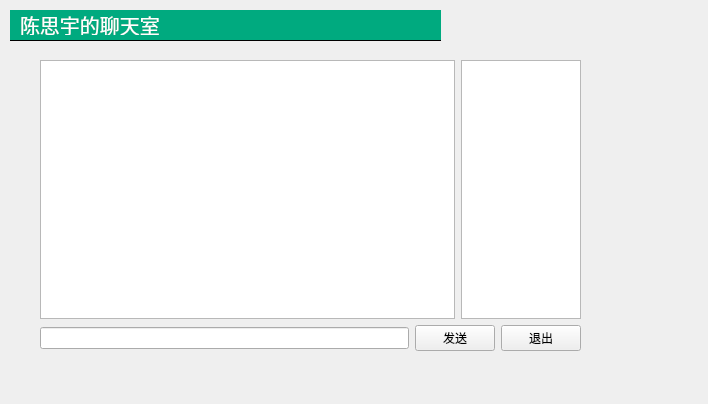
<?xml version="1.0" encoding="UTF-8"?>
<ui version="4.0">
 <class>MainWindow</class>
 <widget class="QMainWindow" name="MainWindow">
  <property name="geometry">
   <rect>
    <x>0</x>
    <y>0</y>
    <width>708</width>
    <height>404</height>
   </rect>
  </property>
  <property name="windowTitle">
   <string>聊天室客户端</string>
  </property>
  <property name="styleSheet">
   <string notr="true">#titleLabel{
background: white;
color :blue;
font-size: 20px;
border:none;
border-bottom: 1px solid black;
padding: 5px;
font：24pt&quot;黑体&quot;;
color:rgb(255,255,255);
background-color:rgba(0,170,127,255);
}

#mainFrame{
border:none;
background: white;
}

#loeinFrame{
background: qlineargradient(x1:0, y1:0, x2:0, y2: 1,stop:0#ddf,stop: 1 #aaf);
border: 1px soid gray;
padding: 10px;
borderradius: 25px;
}
</string>
  </property>
  <widget class="QWidget" name="centralwidget">
   <widget class="QLabel" name="titleLabel">
    <property name="geometry">
     <rect>
      <x>10</x>
      <y>10</y>
      <width>431</width>
      <height>31</height>
     </rect>
    </property>
    <property name="text">
     <string>陈思宇的聊天室</string>
    </property>
   </widget>
   <widget class="QStackedWidget" name="stackedWidget">
    <property name="geometry">
     <rect>
      <x>10</x>
      <y>40</y>
      <width>611</width>
      <height>321</height>
     </rect>
    </property>
    <property name="currentIndex">
     <number>1</number>
    </property>
    <widget class="QWidget" name="loginPage">
     <widget class="QFrame" name="loeinFrame">
      <property name="geometry">
       <rect>
        <x>80</x>
        <y>60</y>
        <width>411</width>
        <height>181</height>
       </rect>
      </property>
      <property name="styleSheet">
       <string notr="true">#titleLabel{
background: white;
color :blue;
font-size: 20px;
border:none;
border-bottom: 1px solid black;
padding: 5ps;
}

#mainFrame{
border:none;
background: white;
}

#loeinFrame{
background: qlineargradient(x1:0, y1:0, x2:0, y2: 1,stop:0#ddf,stop: 1 #aaf);
border: 1px soid gray;
padding: 10px;
borderradius: 25px;
}
</string>
      </property>
      <property name="frameShape">
       <enum>QFrame::Shape::StyledPanel</enum>
      </property>
      <property name="frameShadow">
       <enum>QFrame::Shadow::Raised</enum>
      </property>
      <widget class="QWidget" name="">
       <property name="geometry">
        <rect>
         <x>70</x>
         <y>30</y>
         <width>261</width>
         <height>131</height>
        </rect>
       </property>
       <layout class="QVBoxLayout" name="verticalLayout">
        <item>
         <layout class="QGridLayout" name="gridLayout">
          <item row="0" column="0">
           <widget class="QLabel" name="label_2">
            <property name="text">
             <string>服务器地址：</string>
            </property>
           </widget>
          </item>
          <item row="0" column="1">
           <widget class="QLineEdit" name="serverEdit"/>
          </item>
          <item row="1" column="0">
           <widget class="QLabel" name="label_3">
            <property name="text">
             <string>昵称：</string>
            </property>
           </widget>
          </item>
          <item row="1" column="1">
           <widget class="QLineEdit" name="userName"/>
          </item>
         </layout>
        </item>
        <item>
         <spacer name="verticalSpacer">
          <property name="orientation">
           <enum>Qt::Orientation::Vertical</enum>
          </property>
          <property name="sizeHint" stdset="0">
           <size>
            <width>10</width>
            <height>10</height>
           </size>
          </property>
         </spacer>
        </item>
        <item>
         <widget class="QPushButton" name="loginButton">
          <property name="text">
           <string>登入</string>
          </property>
         </widget>
        </item>
       </layout>
      </widget>
     </widget>
    </widget>
    <widget class="QWidget" name="chatPage">
     <widget class="QWidget" name="">
      <property name="geometry">
       <rect>
        <x>30</x>
        <y>20</y>
        <width>541</width>
        <height>291</height>
       </rect>
      </property>
      <layout class="QVBoxLayout" name="verticalLayout_2">
       <item>
        <layout class="QHBoxLayout" name="horizontalLayout">
         <item>
          <widget class="QTextEdit" name="roomTexitEdit"/>
         </item>
         <item>
          <widget class="QListWidget" name="userListWidget">
           <property name="maximumSize">
            <size>
             <width>120</width>
             <height>16777215</height>
            </size>
           </property>
          </widget>
         </item>
        </layout>
       </item>
       <item>
        <layout class="QHBoxLayout" name="horizontalLayout_2">
         <item>
          <widget class="QLineEdit" name="sayLineEdit"/>
         </item>
         <item>
          <widget class="QPushButton" name="sayButton">
           <property name="text">
            <string>发送</string>
           </property>
          </widget>
         </item>
         <item>
          <widget class="QPushButton" name="logoutButton">
           <property name="text">
            <string>退出</string>
           </property>
          </widget>
         </item>
        </layout>
       </item>
      </layout>
     </widget>
    </widget>
   </widget>
  </widget>
 </widget>
 <resources/>
 <connections/>
</ui>
